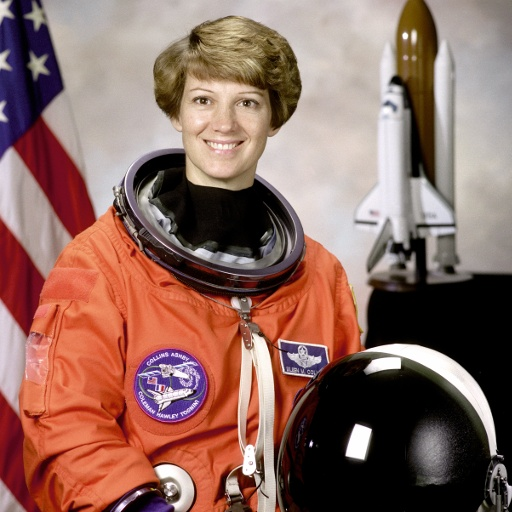
#> input picture faces.jpg, 512 x 512 px
$ python exercise4.py
#> lines starting #> are read from the running program, lines starting #| are printed output that depends on the picture; after the words box and inside, x2 and y2 are one past the last pixel; in counts of white or black regions, pixels touching at a corner belong together
"""
Exercise 4: Detection of Lines, Circles and Human Faces
"""
import os
import cv2
import numpy as np
import matplotlib
matplotlib.use("TkAgg")
import matplotlib.pyplot as plt

SCRIPT_DIR = os.path.dirname(os.path.abspath(__file__))

def file_path(filename):
    return os.path.join(SCRIPT_DIR, filename)

rng = np.random.default_rng(3)

# ------------------------------------------------------------------
# Sample images (generated automatically if the files do not exist).
# You can replace them with your own photos:
#   shapes.jpg -> roads / buildings / geometric shapes
#   coins.jpg  -> coins or other circular objects
#   faces.jpg  -> a photo with one or more human faces
# ------------------------------------------------------------------
if not os.path.exists(file_path("shapes.jpg")):
    s = np.full((400, 600, 3), 240, dtype=np.uint8)
    cv2.rectangle(s, (60, 60), (260, 220), (0, 0, 0), 3)
#> s: shape (400, 600, 3); values 0 (black) and 240 (white), 98.5% white; 1 black region, box (x1, y1, x2, y2) and area: (58, 58, 263, 223) 3588
    cv2.line(s, (60, 220), (260, 60), (0, 0, 0), 3)
    cv2.fillPoly(s, [np.array([[320, 330], [560, 330], [440, 160]])], (60, 60, 60))
    cv2.line(s, (30, 300), (300, 380), (0, 0, 0), 3)
    cv2.line(s, (350, 40), (580, 120), (0, 0, 0), 3)
    cv2.imwrite(file_path("shapes.jpg"), s)

if not os.path.exists(file_path("coins.jpg")):
    c = np.full((400, 600, 3), 200, dtype=np.uint8)
    for (cx, cy, r) in [(110, 110, 60), (260, 120, 45), (400, 100, 70),
                        (150, 290, 50), (300, 300, 65), (470, 290, 40)]:
        cv2.circle(c, (cx, cy), r, (70, 130, 190), -1)              # coin body
        cv2.circle(c, (cx, cy), r, (40, 90, 150), 3)                # coin rim
        cv2.circle(c, (cx, cy), int(r * 0.6), (90, 150, 210), 2)    # inner ring
    c = np.clip(c + rng.normal(0, 5, c.shape), 0, 255).astype(np.uint8)
    cv2.imwrite(file_path("coins.jpg"), c)

if os.path.exists(file_path("faces.jpg")):
    faces_image_path = file_path("faces.jpg")
else:
    faces_image_path = file_path("astronaut.png")
    print("Using the bundled astronaut image as the face-detection sample.")

# =====================================================
#  Hough Line Transform
# =====================================================
img_lines = cv2.imread(file_path("shapes.jpg"))
#> img_lines: shape (400, 600, 3); min 0, max 247, mean 216.9
if img_lines is None:
    raise FileNotFoundError("Could not load shapes.jpg.")
gray = cv2.cvtColor(img_lines, cv2.COLOR_BGR2GRAY)
edges = cv2.Canny(gray, 50, 150, apertureSize=3)
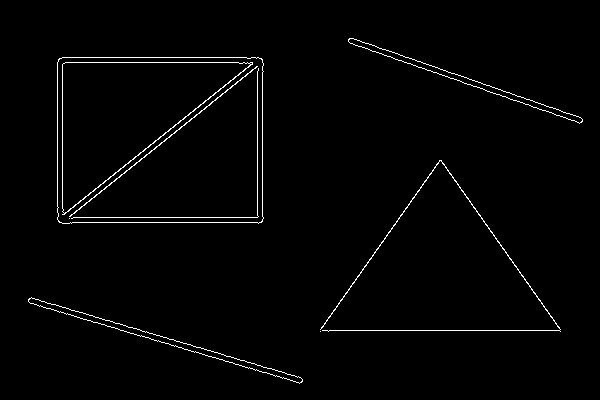
#> edges: shape (400, 600); 1.6% white in thin lines or dots, all inside (x1, y1, x2, y2) = (28, 38, 583, 384)

# Probabilistic Hough: returns line segments (x1, y1, x2, y2)
lines = cv2.HoughLinesP(edges, rho=1, theta=np.pi / 180, threshold=80,
                        minLineLength=60, maxLineGap=10)
#> lines = 20 rows, first 6: [59, 222, 261, 222], [322, 330, 559, 330], [57, 62, 262, 62], [62, 223, 262, 61], [64, 214, 258, 57], [73, 217, 263, 217]

result_lines = img_lines.copy()
n_lines = 0
if lines is not None:
    n_lines = len(lines)
#> n_lines = 20
    for x1, y1, x2, y2 in lines.reshape(-1, 4):
        cv2.line(result_lines, (x1, y1), (x2, y2), (0, 0, 255), 2)
#> this loop made 20 passes
#> (x1, y1, x2, y2) on passes 1 to 12: (59, 222, 261, 222), (322, 330, 559, 330), (57, 62, 262, 62), (62, 223, 262, 61), (64, 214, 258, 57), (73, 217, 263, 217), (62, 57, 257, 57), (349, 42, 581, 122), (377, 47, 581, 118), (262, 221, 262, 59), (320, 329, 439, 160), (62, 214, 62, 64)
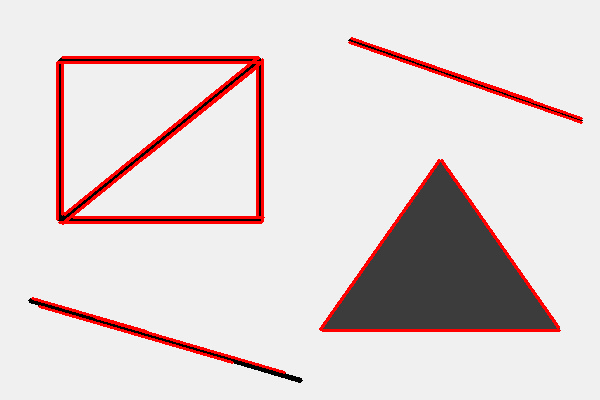
#> result_lines: shape (400, 600, 3); mean B, G, R 211.3, 211.3, 222.8
print("Lines detected:", n_lines)
#| Lines detected: 20
cv2.putText(result_lines, f"Lines: {n_lines}", (10, 30),
            cv2.FONT_HERSHEY_SIMPLEX, 0.9, (255, 0, 0), 2, cv2.LINE_AA)
#> result_lines: shape (400, 600, 3); 0.62% of pixels changed, all inside (x1, y1, x2, y2) = (11, 9, 141, 33)
cv2.imwrite(file_path("lines_result.png"), result_lines)

# =====================================================
#   Hough Circle Transform
# =====================================================
img_circles = cv2.imread(file_path("coins.jpg"))
if img_circles is None:
    raise FileNotFoundError("Could not load coins.jpg.")
gray_c = cv2.cvtColor(img_circles, cv2.COLOR_BGR2GRAY)
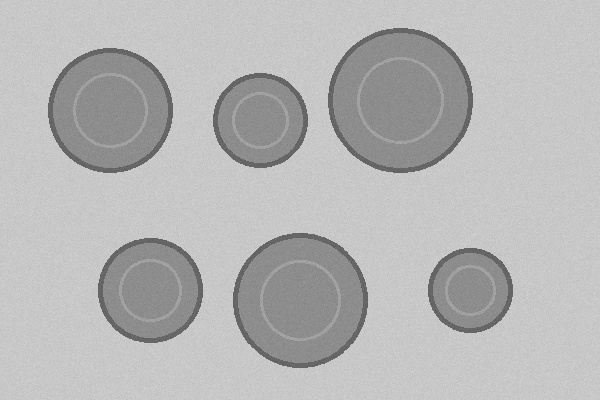
#> gray_c: shape (400, 600); min 85, max 217, mean 182.3
gray_c = cv2.medianBlur(gray_c, 9)                       # strong blur: hides inner details, keeps the outer rim

circles = cv2.HoughCircles(gray_c, cv2.HOUGH_GRADIENT, dp=1.2, minDist=100,   # min distance between circle centres
                           param1=100,     # upper Canny threshold
                           param2=40,      # accumulator threshold (lower = more circles)
                           minRadius=35, maxRadius=90)
#> circles = [[109.8, 109.8, 62.84], [402.6, 100.2, 69.92], [300.6, 299.4, 66.92], [469.8, 289.8, 37.64], [150.6, 287.4, 49.88], [261, 119.4, 47.36]]

result_circles = img_circles.copy()
n_circles = 0
if circles is not None:
    circles = np.round(circles[0]).astype(int)
#> circles = [[110, 110, 63], [403, 100, 70], [301, 299, 67], [470, 290, 38], [151, 287, 50], [261, 119, 47]]
    n_circles = len(circles)
#> n_circles = 6
    for (x, y, r) in circles:
        cv2.circle(result_circles, (x, y), r, (0, 255, 0), 3)   # outline
        cv2.circle(result_circles, (x, y), 3, (0, 0, 255), -1)  # centre
#> this loop made 6 passes
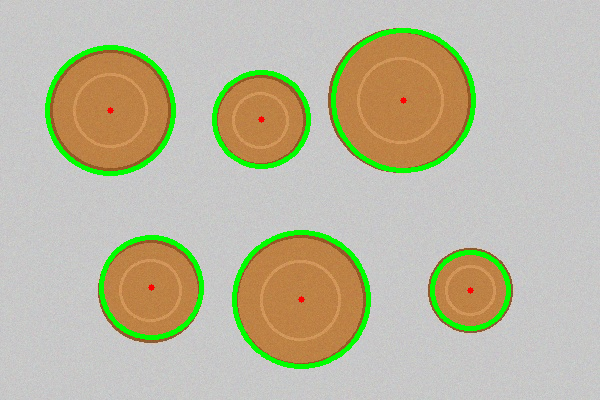
#> result_circles: shape (400, 600, 3); mean B, G, R 159.3, 184.6, 188
print("Circles detected:", n_circles)
#| Circles detected: 6
cv2.putText(result_circles, f"Circles: {n_circles}", (10, 30),
            cv2.FONT_HERSHEY_SIMPLEX, 0.9, (255, 0, 0), 2, cv2.LINE_AA)
#> result_circles: shape (400, 600, 3); 0.67% of pixels changed, all inside (x1, y1, x2, y2) = (10, 9, 145, 33)
cv2.imwrite(file_path("circles_result.png"), result_circles)

# =====================================================
#   Face detection with a pretrained Haar cascade
# =====================================================
img_faces = cv2.imread(faces_image_path)
#> img_faces is the input picture: shape (512, 512, 3); mean B, G, R 96.5, 105.8, 141.5
n_faces = 0
if img_faces is None:
    raise FileNotFoundError(
        "Could not load the face sample. Add faces.jpg or restore astronaut.png.")

cascade_name = "haarcascade_frontalface_default.xml"
cascade_path = os.path.join(cv2.data.haarcascades, cascade_name)
if not hasattr(cv2, "CascadeClassifier"):
    raise RuntimeError(
        "This exercise requires OpenCV 4 with Haar cascade support. "
        "Install the packages in requirements.txt and use the project virtual environment.")

face_cascade = cv2.CascadeClassifier(cascade_path)
if face_cascade.empty():
    cascade_path = file_path(cascade_name)
    face_cascade = cv2.CascadeClassifier(cascade_path)
if face_cascade.empty():
    raise FileNotFoundError(f"Could not load the Haar cascade: {cascade_path}")

gray_f = cv2.cvtColor(img_faces, cv2.COLOR_BGR2GRAY)
gray_f = cv2.equalizeHist(gray_f)                 # helps with uneven lighting
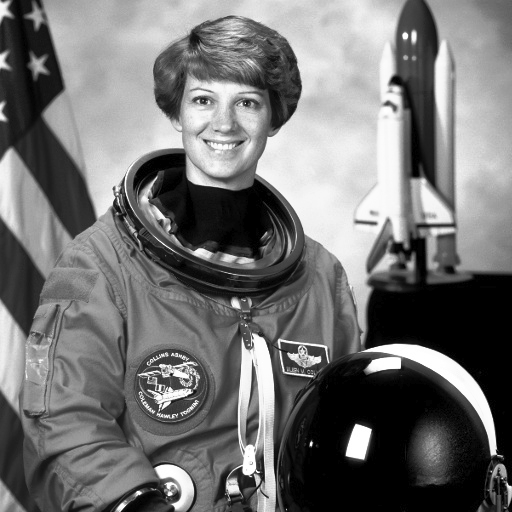
#> gray_f: shape (512, 512); min 0, max 255, mean 114.9
detected_faces = face_cascade.detectMultiScale(
    gray_f, scaleFactor=1.1, minNeighbors=5, minSize=(40, 40))
#> detected_faces = [[177, 66, 94, 94]]
n_faces = len(detected_faces)
#> n_faces = 1
for x, y, w, h in detected_faces:
    cv2.rectangle(img_faces, (x, y), (x + w, y + h), (0, 255, 0), 3)
#> this loop made 1 pass
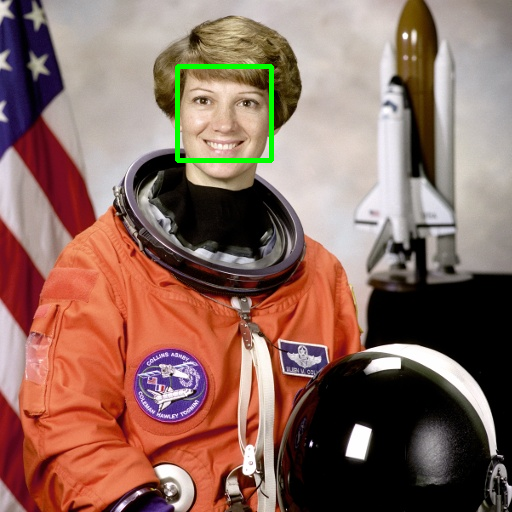
#> img_faces: shape (512, 512, 3); 0.71% of pixels changed, all inside (x1, y1, x2, y2) = (175, 64, 274, 163)
cv2.putText(img_faces, f"Faces: {n_faces}", (10, 30),
            cv2.FONT_HERSHEY_SIMPLEX, 0.9, (0, 0, 255), 2, cv2.LINE_AA)
#> img_faces: shape (512, 512, 3); 0.48% of pixels changed, all inside (x1, y1, x2, y2) = (11, 9, 128, 33)
cv2.imwrite(file_path("faces_result.png"), img_faces)
print("Faces detected:", n_faces)
#| Faces detected: 1
print("Face detector: Haar cascade")

# [13 lines of commented-out code are left out]
fig, ax = plt.subplots(1, 3, figsize=(12, 5))
manager = fig.canvas.manager
manager.set_window_title("Exercise 4 - Detection Results")
ax[0].imshow(cv2.cvtColor(result_lines, cv2.COLOR_BGR2RGB));   ax[0].set_title("4.a Hough lines")
ax[1].imshow(cv2.cvtColor(result_circles, cv2.COLOR_BGR2RGB)); ax[1].set_title("4.b Hough circles")
if img_faces is not None:
    ax[2].imshow(cv2.cvtColor(img_faces, cv2.COLOR_BGR2RGB))
ax[2].set_title("4.c Haar cascade faces")
for a in ax:
    a.axis("off")
plt.tight_layout()
plt.savefig(file_path("exercise4_results.png"), dpi=110)
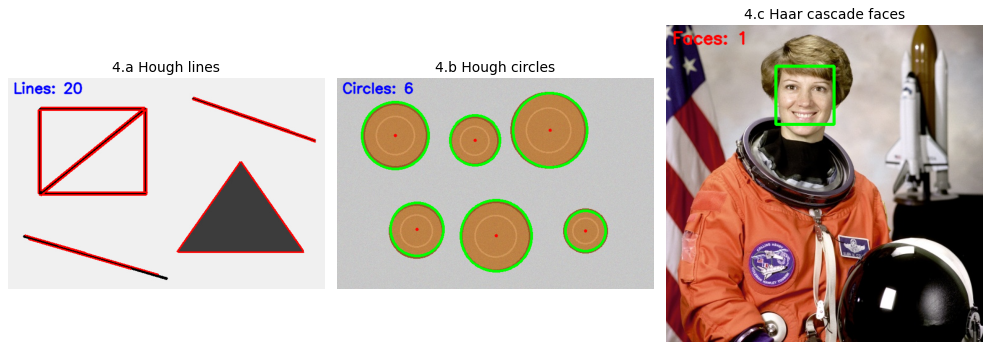
#> figure drawn by matplotlib, 3 panels
manager.window.state("normal")
#> (the run stopped early here; a loop or call above may not have finished)
